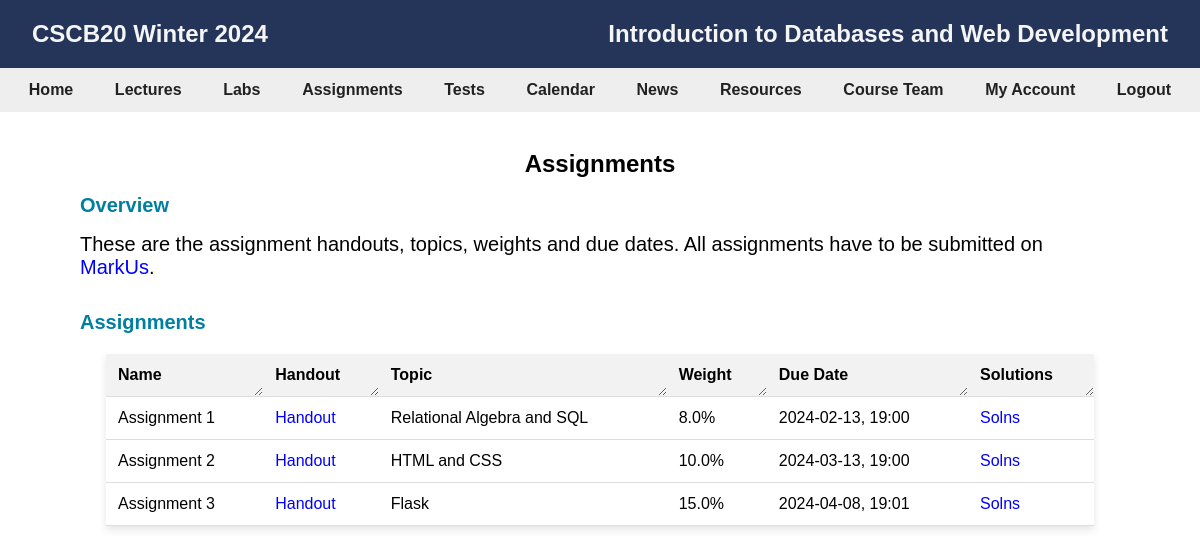
Screenshot of /assignments (signed in) with the database file from the repository.
### app.py (models this page shows)
class Assessments(db.Model):
    __tablename__ = "Assessments"
    assessment_name = db.Column(db.String(30), primary_key=True)
    assessment_type = db.Column(db.String(20), nullable=False)
    due_date = db.Column(db.String(20))
    location = db.Column(db.String(20))
    weight = db.Column(db.REAL)
    handout_link = db.Column(db.String(100))
    solutions_link = db.Column(db.String(100))
    description = db.Column(db.String(1000), nullable=False)

### app.py (the view)
@app.route("/assignments")
def assignments():
    if "name" not in session:
        flash("You must be logged in to view this page")
        return render_template("login.html", pagename="login")
    pagename = "assignments"
    assignments = query_assignments()
    return render_template(
        "assignments.html",
        pagename=pagename,
        assignments=assignments,
        title="Assignments",
    )

### app.py (called while the page is built)
def parse_date(date: str) -> str:
    return date[:10] + ", " + date[11:]

def query_assignments():
    assignments = Assessments.query.filter_by(assessment_type="assignment").all()
    return assignments

### templates/assignments.html
{% extends "template.html" %} {% block content %}
<section class="content">
  <div class="grid-container">
    <div class="grid-item">
      <h1>Assignments</h1>
    </div>
    <div class="grid-item-2">
      <h2>Overview</h2>
      <p>
        These are the assignment handouts, topics, weights and due dates. All
        assignments have to be submitted on
        <a
          href="https://markus2.utsc.utoronto.ca/courses/20/assignments"
          target="_blank"
          >MarkUs</a
        >.
      </p>
    </div>
    <div class="grid-item-2">
      <h2>Assignments</h2>
      {% if assignments %}
      <table class="center">
        <tr>
          <th>Name</th>
          <th>Handout</th>
          <th>Topic</th>
          <th>Weight</th>
          <th>Due Date</th>
          <th>Solutions</th>
        </tr>
        {% for assignment in assignments %}
        <tr class="cell">
          <td>{{ assignment.assessment_name }}</td>
          <td>
            <a
              href="{{ url_for('static', filename='files/CSCB20_Assignment_3.pdf') }}"
              target="_blank"
              >Handout</a
            >
          </td>
          <td>{{ assignment.description}}</td>
          <td>{{assignment.weight}}%</td>
          <td>{{parse_date(assignment.due_date)}}</td>
          <td>
            <a
              href="{{ url_for('static', filename='files/CSCB20_Assignment_3.pdf') }}"
              target="_blank"
              >Solns</a
            >
          </td>
        </tr>
        {% endfor %}
      </table>
      {% else %}
      <p>There are no assignments (yet!)</p>
      {% endif %}
    </div>
  </div>
</section>
{% endblock content %}

### static/css/header.css (style rules this page uses)
* { margin: 0; padding: 0; box-sizing: border-box; overflow: auto; }
body { font-family: Arial, sans-serif; padding-top: 50px; }
.content { margin-top: 100px; padding: 0rem 5rem; min-height: 80vh; position: relative; min-height: 100vh; width: 100%; transition: all 0.2s ease; }

### static/css/grid.css (style rules this page uses)
.grid-container { width: 100%; display: grid; grid-template-columns: 1fr; gap: 1fr; }
.grid-item { display: flex; justify-content: space-around; align-items: center; width: 100%; }
.grid-item-2 a, .grid-item-2 a:visited { text-decoration: none; color: blue; font-size: 16; }
.grid-item-2 p { font-size: 16px; margin-top: 16px; }
.grid-item-2 { display: flex; flex-direction: column; justify-content: space-around; align-items: right; width: 100%; margin: 1rem 0rem; }

### static/css/table.css (style rules this page uses)
table { width: 95%; border-collapse: collapse; margin: 20px; box-shadow: 0 4px 8px rgba(0, 0, 0, 0.1); background-color: #ffffff; overflow: hidden; margin-right: auto; margin-left: auto; }
th, td { padding: 12px; text-align: left; border-bottom: 1px solid #dddddd; overflow: hidden; }
th { background-color: #f2f2f2; resize: horizontal; overflow: hidden; }
.cell a { text-decoration: none; }

### static/css/assignments.css (style rules this page uses)
.grid-item-2 h2 { font-size: 20px; color: #007fa3; }
.grid-item-2 p { font-size: 20px; }

### rows the page displays
Assessments: assessment_name "Assignment 1", description "Relational Algebra and SQL", weight "8.0", due_date "2024-02-13, 19:00"
Assessments: assessment_name "Assignment 2", description "HTML and CSS", weight "10.0", due_date "2024-03-13, 19:00"
Assessments: assessment_name "Assignment 3", description "Flask", weight "15.0", due_date "2024-04-08, 19:01"
